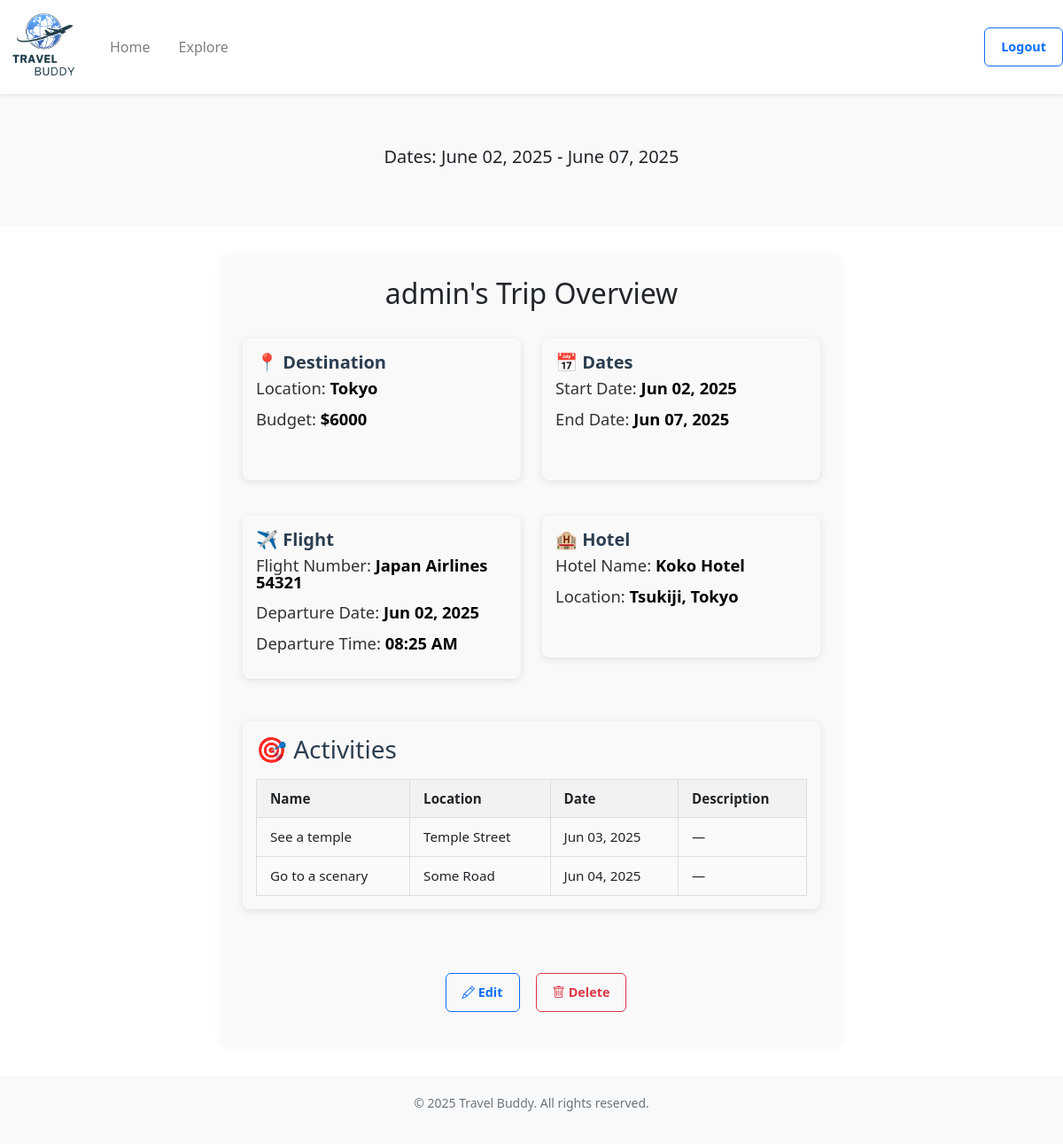
Page /plan/2 (signed in) on the committed database.
### website/models.py (models this page shows)
class Trip(db.Model):
    __tablename__ = 'trip'
    id = db.Column(db.Integer, primary_key=True)
    destination = db.Column(db.String(200), nullable=False)
    start_date = db.Column(db.Date, nullable=False)
    end_date = db.Column(db.Date, nullable=False)
    travelers = db.Column(db.Integer)
    budget = db.Column(db.Integer)
    public = db.Column(db.Boolean, default=False)  # for sharing on explore page (False = private, True = public)
    starred = db.Column(db.Boolean, default=False)
    user_id = db.Column(db.Integer, db.ForeignKey('user.id'))           # each trip belongs to a user
    flights = db.relationship('Flight', backref='trip', cascade="all, delete-orphan")
    hotels = db.relationship('Hotel', backref='trip', cascade="all, delete-orphan")
    activities = db.relationship('Activity', backref='trip', cascade="all, delete-orphan")
    bookings = db.relationship('Booking', backref='trip', cascade="all, delete-orphan")

class User(db.Model, UserMixin):
    __tablename__ = 'user'
    id = db.Column(db.Integer, primary_key=True)
    name = db.Column(db.String(200))
    email = db.Column(db.String(200), unique=True)
    password = db.Column(db.String(200))

class Flight(db.Model):
   __tablename__ = 'flight'
   id = db.Column(db.Integer, primary_key=True)
   airline = db.Column(db.String(200))
   flight_number = db.Column(db.Integer, nullable=False)
   departure_date = db.Column(db.Date, nullable=False)
   departure_time = db.Column(db.Time, nullable=False)
   trip_id = db.Column(db.Integer, db.ForeignKey('trip.id', ondelete="CASCADE"))

class Hotel(db.Model):
    __tablename__ = 'hotel'
    id = db.Column(db.Integer, primary_key=True)
    hotel_name = db.Column(db.String(200), nullable=False)
    location = db.Column(db.String(200), nullable=False)
    trip_id = db.Column(db.Integer, db.ForeignKey('trip.id', ondelete="CASCADE"))

class Activity(db.Model):
    __tablename__ = 'activity'
    id = db.Column(db.Integer, primary_key=True)
    activity_name = db.Column(db.String(200), nullable=False)
    location = db.Column(db.String(200), nullable=False)
    date = db.Column(db.Date, nullable=False)
    description = db.Column(db.String(500))
    trip_id = db.Column(db.Integer, db.ForeignKey('trip.id', ondelete="CASCADE"))

### website/views.py (the view)
@views.route('/plan/<int:trip_id>')
@login_required
def view_plan(trip_id):
    trip = Trip.query.get_or_404(trip_id)
    flight = Flight.query.filter_by(trip_id=trip_id).first()
    hotel = Hotel.query.filter_by(trip_id=trip_id).first()
    activities = Activity.query.filter_by(trip_id=trip_id).all()
    if trip.user_id != current_user.id:
        abort(403)
    return render_template("plan.html", user=current_user, trip=trip, flight=flight, hotel=hotel, activities=activities)

### website/__init__.py (called while the page is built)
def create_app():
    app = Flask(__name__)
    app.config['SECRET_KEY'] = 'asdfa asdfa'
    app.config['SQLALCHEMY_DATABASE_URI'] = f'sqlite:///{DB_NAME}'
    app.config['DATABASE'] = os.path.join(app.instance_path, DB_NAME)
    db.init_app(app)
    from .views import views
    from .auth import auth
    app.register_blueprint(views, url_prefix='/')
    app.register_blueprint(auth, url_prefix='/')
    from .models import User
    with app.app_context():
        if not path.exists(DB_NAME):
            db.create_all()
            print("Database created successfully")
    login_manager = LoginManager()
    login_manager.login_view = 'auth.login'
    login_manager.init_app(app)
    @login_manager.user_loader
    def load_user(id):
        return User.query.get(int(id))
    return app

### website/templates/plan.html (shortened to what this page needs)
<!DOCTYPE html>
<html>
  <head>
    <link rel="stylesheet" href="https://stackpath.bootstrapcdn.com/bootstrap/4.4.1/css/bootstrap.min.css" />
    <link href="https://cdn.jsdelivr.net/npm/bootstrap-icons/font/bootstrap-icons.css" rel="stylesheet" />
    <link rel="stylesheet" href="https://stackpath.bootstrapcdn.com/font-awesome/4.7.0/css/font-awesome.min.css" />
    <link href="https://cdn.jsdelivr.net/npm/bootstrap@5.3.0/dist/css/bootstrap.min.css" rel="stylesheet" />
  </head>
  <body class="min-vh-100 d-flex flex-column">
    <nav class="navbar navbar-expand-lg navbar-light bg-white shadow-sm">
      <a class="navbar-brand" href="/home">
        <img src="{{url_for('static', filename='images/logo.png')}}" class="d-inline-block align-top logo-nav" />
      </a>
      <div class="collapse navbar-collapse" id="navbar">
        <div class="navbar-nav">
          <a class="nav-item nav-link mr-3" id="home" href="/home">Home</a>
          <a class="nav-item nav-link" id="explore" href="/explore">Explore</a>
        </div>
        <br/>
        <div class="ml-auto">
          <a class="btn btn-outline-primary" id="logout" href="/" role="button">Logout</a>
        </div>
      </div>
    </nav>
    <section class="hero">
      <div class="container">
        <p style="text-align: center" class="lead mt-3 mb-4">Dates: {{ trip.start_date.strftime('%B %d, %Y') }} - {{ trip.end_date.strftime('%B %d, %Y') }}</p>
      </div>
    </section>
    <div class="trip-summary">
      <h2>{{ user.name }}'s Trip Overview</h2>
      <div class="row mt-3">
        <div class="col-md-6">
          <section class="trip-info-card">
            <h3 class="trip-info-title">📍 Destination</h3>
            <p class="trip-info-detail">Location: <strong>{{ trip.destination }}</strong></p>
            <p class="trip-info-detail">Budget: <strong>${{trip.budget}}</strong></p>
          </section>
        </div>
        <div class="col-md-6">
          <section class="trip-info-card">
            <h3 class="trip-info-title">📅 Dates</h3>
            <p class="trip-info-detail">Start Date: <strong>{{ trip.start_date.strftime('%b %d, %Y') }}</strong></p>
            <p class="trip-info-detail">End Date: <strong>{{ trip.end_date.strftime('%b %d, %Y') }}</strong></p>
          </section>
        </div>
      </div>
      <div class="row mt-3">
        {% if flight %}
        <div class="col-md-6">
          <section class="trip-info-card">
            <h3 class="trip-info-title">✈️ Flight</h3>
            <p class="trip-info-detail">Flight Number: <strong>{{ flight.airline }} {{ flight.flight_number }}</strong></p>
            <p class="trip-info-detail">Departure Date: <strong>{{ flight.departure_date.strftime('%b %d, %Y') }}</strong></p>
            <p class="trip-info-detail">Departure Time: <strong>{{ flight.departure_time.strftime('%I:%M %p') }}</strong></p>
          </section>
        </div>
        {% endif %} {% if hotel %}
        <div class="col-md-6">
          <section class="trip-info-card">
            <h3 class="trip-info-title">🏨 Hotel</h3>
            <p class="trip-info-detail">Hotel Name: <strong>{{ hotel.hotel_name }}</strong></p>
            <p class="trip-info-detail">Location: <strong>{{ hotel.location }}</strong></p>
          </section>
        </div>
        {% endif %}
      </div>
      {% if activities %}
      <div class="row mt-4">
        <div class="col-md-12">
          <section class="trip-info-card">
            <h3>🎯 Activities</h3>
            <table class="activity-table">
              <thead>
                <tr>
                  <th>Name</th>
                  <th>Location</th>
                  <th>Date</th>
                  <th>Description</th>
                </tr>
              </thead>
              <tbody>
                {% for activity in activities|sort(attribute='date') %}
                <tr>
                  <td>{{ activity.activity_name }}</td>
                  <td>{{ activity.location }}</td>
                  <td>{{ activity.date.strftime('%b %d, %Y') }}</td>
                  <td>{{ activity.description or '—' }}</td>
                </tr>
                {% endfor %}
              </tbody>
            </table>
          </section>
        </div>
      </div>
      {% endif %}
      <div class="d-flex justify-content-center mt-5 mb-3">
        <div class="d-flex gap-2">
          <a href="{{ url_for('views.edit_plan', trip_id=trip.id) }}" class="btn btn-sm btn-outline-primary"> <i class="bi bi-pencil"></i> Edit </a>
          <form action="{{ url_for('views.delete_plan', trip_id=trip.id) }}" method="POST" onsubmit="return confirm('Are you sure you want to delete this trip?');">
            <button type="submit" class="btn btn-sm btn-outline-danger"><i class="bi bi-trash"></i> Delete</button>
          </form>
        </div>
      </div>
    </div>
    <footer class="footer mt-auto">
      <div class="container">
        <p>© 2025 Travel Buddy. All rights reserved.</p>
      </div>
    </footer>
  </body>
</html>

### website/templates/plan.html (style rules this page uses)
.hero { background: #f8f9fa; padding: 40px 0; text-align: left; }
.footer { background: #f8f9fa; padding: 20px 0; text-align: center; font-size: 14px; color: #6c757d; }
.logo-nav { width: 100px; height: 80px; object-fit: contain; }
.trip-summary { max-width: 700px; margin: 2rem auto; padding: 1.5rem; border-radius: 12px; background-color: #f9f9f9; box-shadow: 0 0 10px rgba(0, 0, 0, 0.05); font-family: 'Segoe UI', sans-serif; }
.trip-summary section { margin-bottom: 1.5rem; }
.trip-summary h2 { text-align: center; margin-bottom: 2rem; }
.trip-summary h3 { margin-bottom: 0.5rem; color: #2c3e50; }
.activity-table { width: 100%; border-collapse: collapse; margin-top: 1rem; font-size: 0.95rem; }
.activity-table th, .activity-table td { padding: 10px 15px; border: 1px solid #ddd; text-align: left; }
.activity-table thead { background-color: #f2f2f2; }
.activity-table tr:nth-child(even) { background-color: #fafafa; }
.btn { display: inline-block; padding: 10px 18px; margin-left: 10px; font-size: 0.9rem; font-weight: bold; text-decoration: none; border-radius: 6px; cursor: pointer; }
.trip-info-card { min-height: 160px; min-width: 300px; background-color: #f9f9f9; border-radius: 8px; padding: 15px; margin-bottom: 20px; box-shadow: 0 2px 8px rgba(0, 0, 0, 0.1); }
.trip-info-title { font-size: 1.25rem; font-weight: 600; margin-bottom: 10px; color: #007bff; }
.trip-info-detail { font-size: 1.15rem; color: #333; line-height: 1; }
.trip-info-detail strong { color: #000; font-weight: 700; }

### rows in the picture
Trip: start_date "June 02, 2025", end_date "June 07, 2025", destination "Tokyo", budget "6000", start_date "Jun 02, 2025", end_date "Jun 07, 2025"
User: name "admin"
Flight: airline "Japan Airlines", flight_number "54321", departure_date "Jun 02, 2025", departure_time "08:25 AM"
Hotel: hotel_name "Koko Hotel", location "Tsukiji, Tokyo"
Activity: activity_name "See a temple", location "Temple Street", date "Jun 03, 2025", description "—"
Activity: activity_name "Go to a scenary", location "Some Road", date "Jun 04, 2025", description "—"
